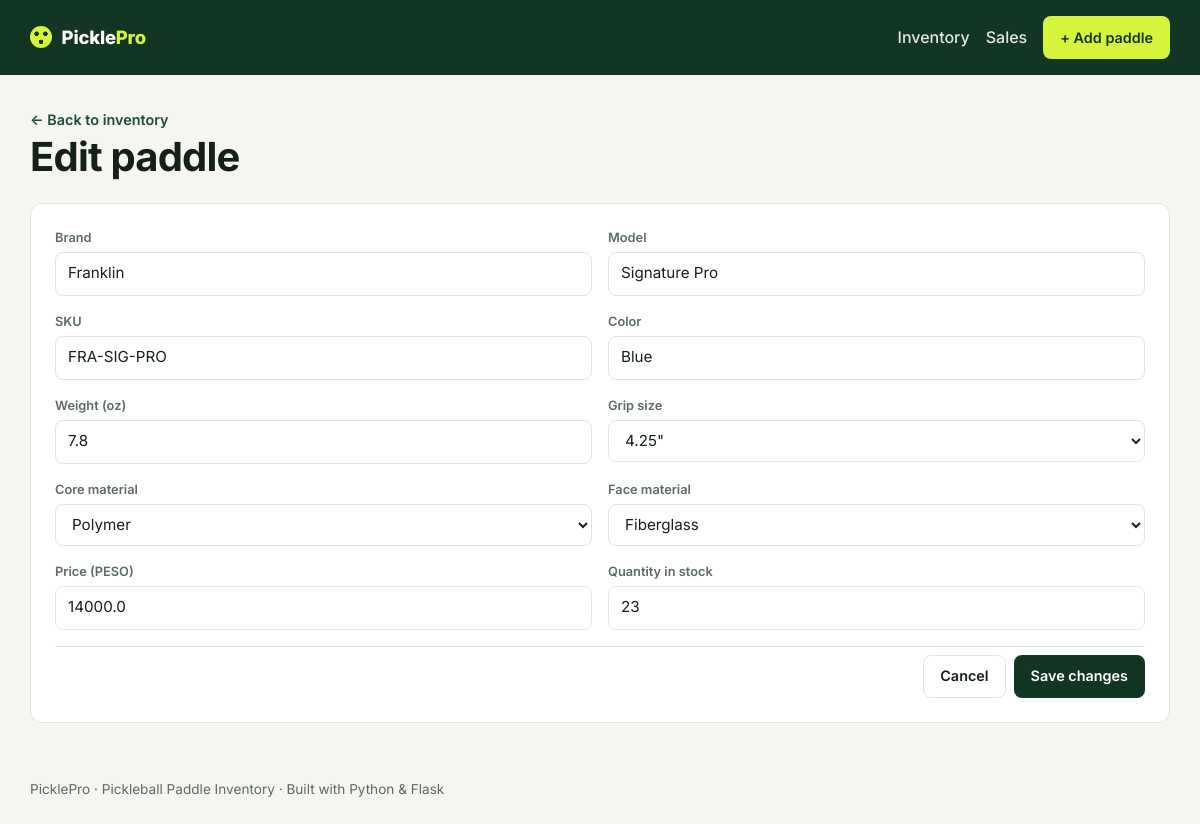
/paddles/4/edit, run on the app's committed database.
### tables this page shows
CREATE TABLE paddles (
            id INTEGER PRIMARY KEY AUTOINCREMENT,
            brand TEXT NOT NULL,
            model TEXT NOT NULL,
            sku TEXT NOT NULL UNIQUE,
            weight_oz REAL NOT NULL,
            grip_size TEXT NOT NULL,
            core_material TEXT NOT NULL,
            face_material TEXT NOT NULL,
            color TEXT NOT NULL,
            price REAL NOT NULL,
            quantity INTEGER NOT NULL DEFAULT 0,
            created_at TEXT NOT NULL DEFAULT CURRENT_TIMESTAMP
        );

### app.py (the view, shortened to what this page needs)
@app.route("/paddles/<int:paddle_id>/edit", methods=["GET", "POST"])
def edit_paddle(paddle_id: int):
    paddle = get_paddle_or_404(paddle_id)
    return render_template("form.html", **form_context(paddle=dict(paddle), errors=[], mode="edit"))

### app.py (called while the page is built)
def get_db() -> sqlite3.Connection:
    if "db" not in g:
        g.db = sqlite3.connect(DATABASE)
        g.db.row_factory = sqlite3.Row
    return g.db

def get_paddle_or_404(paddle_id: int) -> sqlite3.Row:
    paddle = get_db().execute("SELECT * FROM paddles WHERE id = ?", (paddle_id,)).fetchone()
    if paddle is None:
        abort(404)
    return paddle

def form_context(**extra):
    return {
        "grip_sizes": GRIP_SIZES,
        "core_materials": CORE_MATERIALS,
        "face_materials": FACE_MATERIALS,
        **extra,
    }

### templates/form.html (shortened to what this page needs)
{% extends "base.html" %}
{% block content %}
<section class="hero">
  <div>
    <a href="{{ url_for('index') }}" class="back-link">&larr; Back to inventory</a>
    <h1>{{ 'Edit paddle' if mode == 'edit' else 'Add a new paddle' }}</h1>
  </div>
</section>
<form method="post" class="card form-grid"
      action="{{ url_for('edit_paddle', paddle_id=paddle.id) if mode == 'edit' else url_for('create_paddle') }}">
  <div class="field">
    <label for="brand">Brand</label>
    <input id="brand" name="brand" required maxlength="80" value="{{ paddle.brand or '' }}" placeholder="e.g. JOOLA">
  </div>
  <div class="field">
    <label for="model">Model</label>
    <input id="model" name="model" required maxlength="80" value="{{ paddle.model or '' }}" placeholder="e.g. Hyperion CFS 16">
  </div>
  <div class="field">
    <label for="sku">SKU</label>
    <input id="sku" name="sku" required maxlength="80" value="{{ paddle.sku or '' }}" placeholder="e.g. JOO-HYP-16">
  </div>
  <div class="field">
    <label for="color">Color</label>
    <input id="color" name="color" required maxlength="80" value="{{ paddle.color or '' }}" placeholder="e.g. Black">
  </div>
  <div class="field">
    <label for="weight_oz">Weight (oz)</label>
    <input id="weight_oz" name="weight_oz" type="number" step="0.1" min="6" max="10" required value="{{ paddle.weight_oz if paddle.weight_oz is not none else '' }}" placeholder="7.9">
  </div>
  <div class="field">
    <label for="grip_size">Grip size</label>
    <select id="grip_size" name="grip_size" required>
      {% for s in grip_sizes %}
        <option value="{{ s }}" {% if paddle.grip_size == s or (not paddle.grip_size and s == '4.25"') %}selected{% endif %}>{{ s }}</option>
      {% endfor %}
    </select>
  </div>
  <div class="field">
    <label for="core_material">Core material</label>
    <select id="core_material" name="core_material" required>
      {% for m in core_materials %}
        <option value="{{ m }}" {% if paddle.core_material == m %}selected{% endif %}>{{ m }}</option>
      {% endfor %}
    </select>
  </div>
  <div class="field">
    <label for="face_material">Face material</label>
    <select id="face_material" name="face_material" required>
      {% for m in face_materials %}
        <option value="{{ m }}" {% if paddle.face_material == m %}selected{% endif %}>{{ m }}</option>
      {% endfor %}
    </select>
  </div>
  <div class="field">
    <label for="price">Price (PESO)</label>
    <input id="price" name="price" type="number" step="0.01" min="0" required value="{{ paddle.price if paddle.price is not none else '' }}" placeholder="149.99">
  </div>
  <div class="field">
    <label for="quantity">Quantity in stock</label>
    <input id="quantity" name="quantity" type="number" step="1" min="0" required value="{{ paddle.quantity if paddle.quantity is not none else '' }}" placeholder="10">
  </div>
  <div class="form-actions">
    <a href="{{ url_for('index') }}" class="btn btn-ghost">Cancel</a>
    <button type="submit" class="btn btn-primary">{{ 'Save changes' if mode == 'edit' else 'Add paddle' }}</button>
  </div>
</form>
{% endblock %}

### static/style.css (style rules this page uses)
:root { --court: #123524; --court-2: #1d4d35; --ball: #d7f43c; --bg: #f5f6f1; --surface: #ffffff; --text: #15201a; --muted: #5d6b63; --border: #e2e6de; --danger: #c2372c; --warn: #b26b00; --radius: 12px; }
* { box-sizing: border-box; }
body { margin: 0; font-family: "Inter", system-ui, -apple-system, sans-serif; background: var(--bg); color: var(--text); line-height: 1.5; }
.hero { padding: 2rem 0 1.25rem; }
h1 { margin: .25rem 0; font-size: clamp(1.75rem, 4vw, 2.5rem); letter-spacing: -.02em; line-height: 1.1; }
.back-link { color: var(--court-2); text-decoration: none; font-weight: 600; font-size: .9rem; }
.field { display: flex; flex-direction: column; gap: .3rem; min-width: 150px; }
label { font-size: .8rem; font-weight: 600; color: var(--muted); }
input, select { font: inherit; font-size: .95rem; padding: .6rem .75rem; border: 1px solid var(--border); border-radius: 8px; background: #fff; color: var(--text); width: 100%; }
.filter-actions, .form-actions { display: flex; gap: .5rem; }
.card { background: var(--surface); border: 1px solid var(--border); border-radius: var(--radius); padding: 1.5rem; }
.form-grid { display: grid; grid-template-columns: 1fr; gap: 1rem; margin-bottom: 2rem; }
@media (min-width: 640px) { .form-grid { grid-template-columns: 1fr 1fr; } }
.form-actions { grid-column: 1 / -1; justify-content: flex-end; padding-top: .5rem; border-top: 1px solid var(--border); }
.btn { display: inline-flex; align-items: center; justify-content: center; gap: .35rem; font: inherit; font-weight: 600; font-size: .9rem; padding: .6rem 1rem; border-radius: 8px; border: 1px solid transparent; cursor: pointer; text-decoration: none; white-space: nowrap; }
.btn-primary { background: var(--court); color: #fff; }
.btn-ghost { background: transparent; color: var(--text); border-color: var(--border); }

### data on the page
paddles: brand "Franklin", model "Signature Pro", sku "FRA-SIG-PRO", color "Blue", weight_oz "7.8", grip_size "4.25\"", core_material "Polymer", face_material "Fiberglass", price "14000.0", quantity "23"

### other printed values
{{ 'Edit paddle' if mode == 'edit' else 'Add a new paddle' }} "Edit paddle"
{{ 'Save changes' if mode == 'edit' else 'Add paddle' }} "Save changes"
